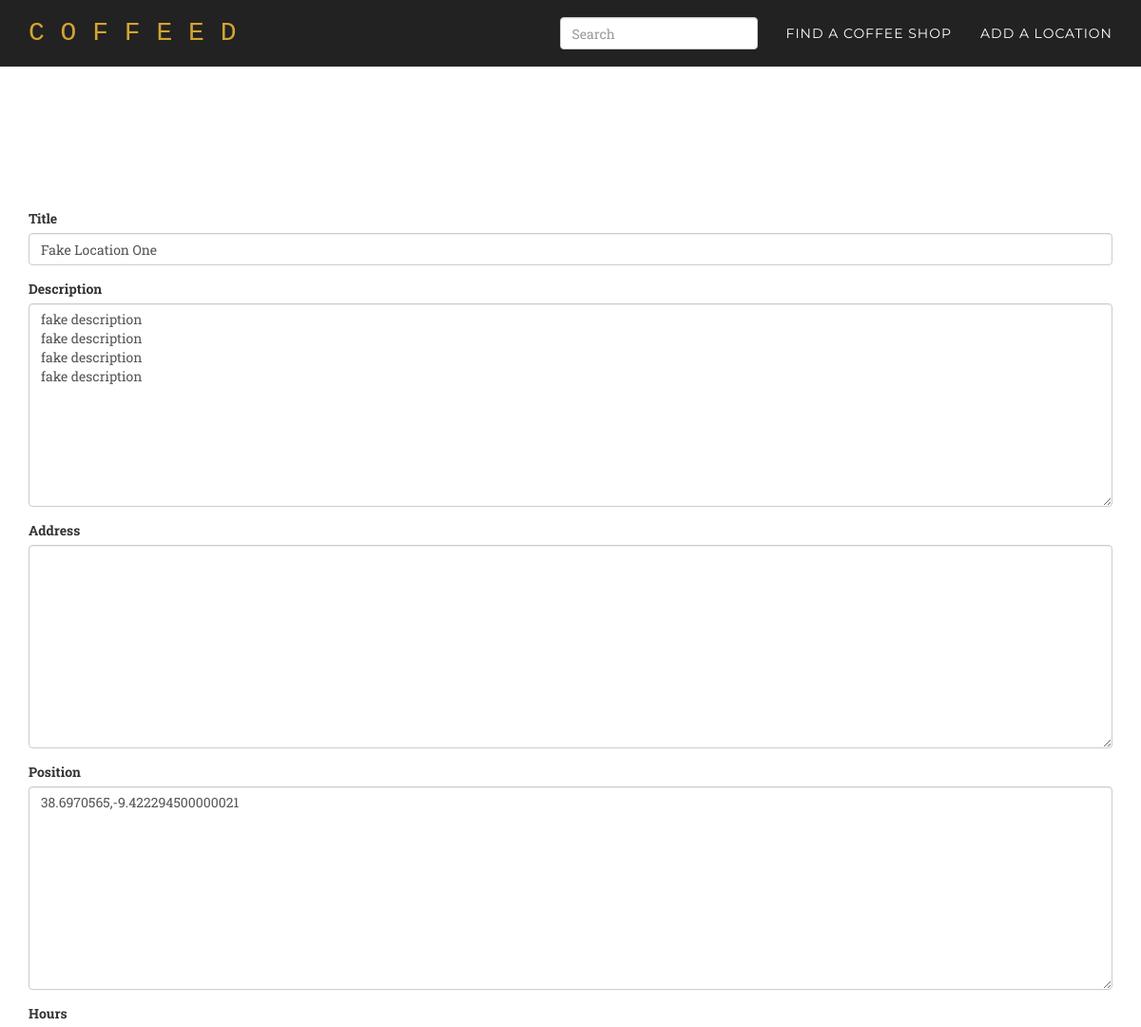
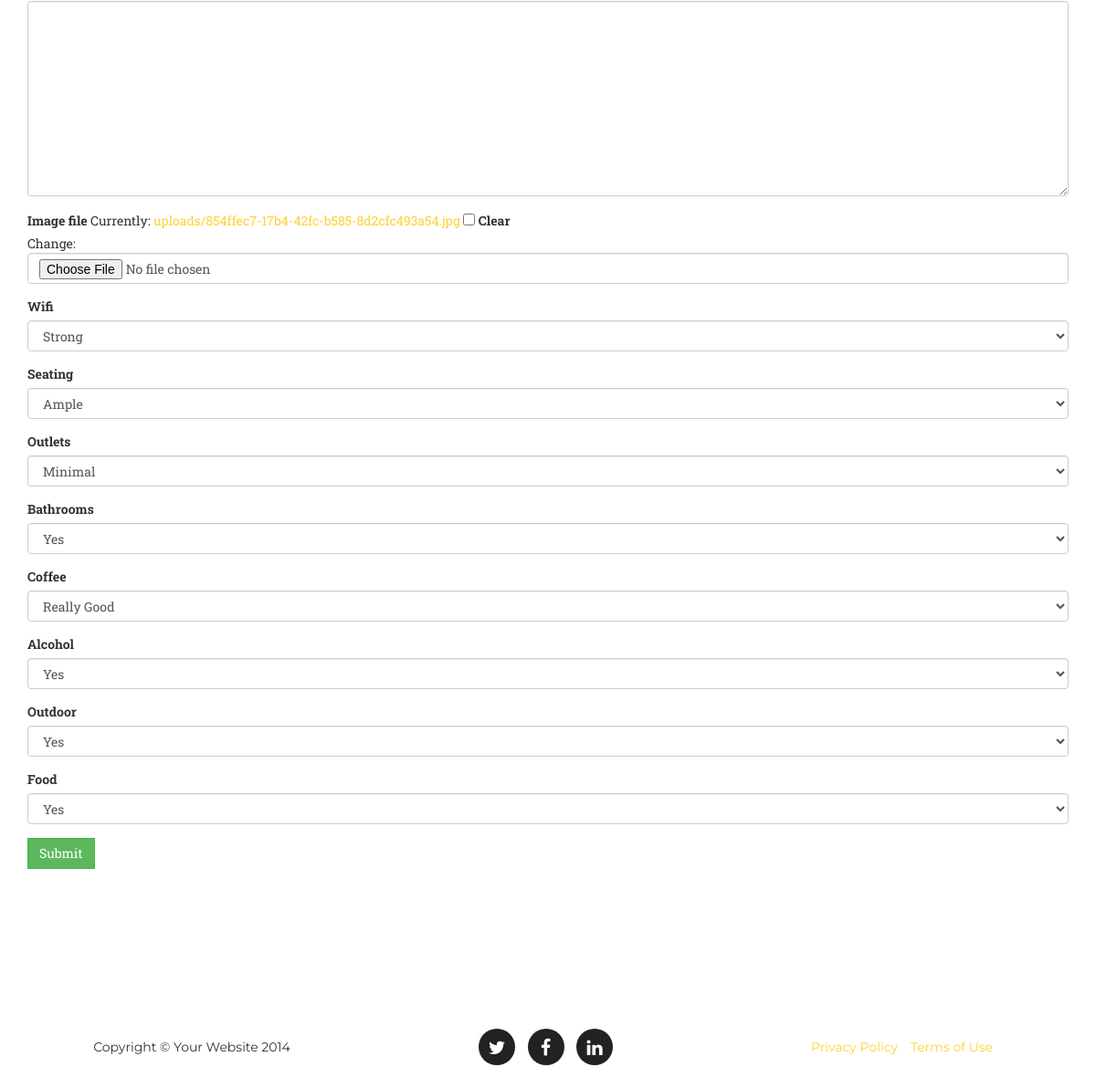
Page /location/1/update/ (signed in) on the committed database (2 pictures, top to bottom).
### core/models.py (models this page shows)
class Location(models.Model):
	title = models.CharField(max_length=300)
	description = models.TextField(null=True, blank=True)
	address = models.TextField(null=True, blank=True)
	position = GeopositionField(null=True, blank=True)
	hours = models.TextField(null=True, blank=True)
	image_file = models.ImageField(upload_to=upload_to_location, null=True, blank=True)
	wifi = models.IntegerField(choices=WIFI_CHOICES, null=True, blank=True)
   	seating = models.IntegerField(choices=PLURAL_CHOICES, null=True, blank=True)
   	outlets = models.IntegerField(choices=PLURAL_CHOICES, null=True, blank=True)
   	bathrooms = models.IntegerField(choices=YESNO_CHOICES, null=True, blank=True)
   	coffee = models.IntegerField(choices=COFFEE_CHOICES, null=True, blank=True)
   	alcohol = models.IntegerField(choices=YESNO_CHOICES, null=True, blank=True)
   	outdoor = models.IntegerField(choices=YESNO_CHOICES, null=True, blank=True)
   	food = models.IntegerField(choices=YESNO_CHOICES, null=True, blank=True)
	created_at = models.DateTimeField(auto_now_add=True)
	def __unicode__(self):
		return self.title
	def get_absolute_url(self):
		return reverse(viewname="location_list", args=[self.id])
	def get_average_rating(self):
		average = self.review_set.all().aggregate(Avg('rating'))['rating__avg']
		if average == None:
			return average
		else:
			return int(average)
	def get_reviews(self):
		return self.review_set.all()

### core/views.py (the view)
# urls.py: url(r'location/(?P<pk>\d+)/update/$', login_required(coreviews.LocationUpdateView.as_view()), name='location_update'),
class LocationUpdateView(UpdateView):
	model = coremodels.Location
	template_name = 'base/form.html'
	fields = "__all__"

### templates/base/form.html (shortened to what this page needs)
{% extends "base/theme.html" %}
{% load widget_tweaks %}
{% block main_content %}
 <div class="header-buffer">
 </div>
 <section id="services">
 <div class="container">
<div class="row">
 {% if form %}
 <div class="col-md-12">
 <form action="" method="post" enctype="multipart/form-data">{% csrf_token %}{{ form.media }}
 {% for field in form %}
 <div class="form-group warning">
 <label for="exampleInputFile">{{ field.label }}</label>
 {{ field|add_class:"form-control"}}
 </div>
 {% endfor %}
 <input type="submit" class="btn btn-success" role="button" value="{{ verb|default:"Submit" }}" />
 </form>
</div>
{% endif %}
</div>
</div>
</section>
{% endblock %}

### templates/base/theme.html (shortened to what this page needs)
{% extends "base/index.html" %}
{% block navigation %}
	<li>
		<a class="page-scroll" href="/location">Find a Coffee Shop</a>
    </li>
    {% if user.is_authenticated %}
    <li>
 		<a class="page-scroll" href="/location/create/">Add a Location</a>
 </li>
 	{% else %}
 	<li>
 		<a class="page-scroll" href="/entrance/">Log In</a>
 	</li>
 	{% endif %}
{% endblock %}
{% block search %}
<form action="/search/" class="navbar-form navbar-right" method="get">
 <div class="form-group">
 <input type="text" placeholder="Search" class="form-control" name="query"></input>
 </div>
</form>
{% endblock %}

### templates/base/index.html (shortened to what this page needs)
{% load staticfiles %}
<!DOCTYPE html>
<html lang="en">
<head>
    <link href="{% static "css/bootstrap.min.css" %}" rel="stylesheet">
    <link href="{% static "css/agency.css" %}" rel="stylesheet">
    <link href="{% static "font-awesome/css/font-awesome.min.css" %}" rel="stylesheet" type="text/css">
</head>
<body id="page-top" class="index">
    <nav class="navbar navbar-default navbar-fixed-top">
        <div class="container">
            <div class="navbar-header page-scroll">
                <a class="navbar-brand page-scroll" href="/">C O F F E E D</a>
            </div>
            <div class="collapse navbar-collapse" id="bs-example-navbar-collapse-1">
                <ul class="nav navbar-nav navbar-right">
                    {% block navigation %}{% endblock %}
                </ul>
                {% block search %}
                {% endblock %}
            </div>
        </div>
    </nav>
    {% block main_content %}{% endblock %}
    <footer>
        <div class="container">
            <div class="row">
                <div class="col-md-4">
                    <span class="copyright">Copyright &copy; Your Website 2014</span>
                </div>
                <div class="col-md-4">
                    <ul class="list-inline social-buttons">
                        <li><a href="#"><i class="fa fa-twitter"></i></a>
                        </li>
                        <li><a href="#"><i class="fa fa-facebook"></i></a>
                        </li>
                        <li><a href="#"><i class="fa fa-linkedin"></i></a>
                        </li>
                    </ul>
                </div>
                <div class="col-md-4">
                    <ul class="list-inline quicklinks">
                        <li><a href="#">Privacy Policy</a>
                        </li>
                        <li><a href="#">Terms of Use</a>
                        </li>
                    </ul>
                </div>
            </div>
        </div>
    </footer>
</body>
</html>

### static/css/agency.css (style rules this page uses)
body { overflow-x: hidden; font-family: "Roboto Slab","Helvetica Neue",Helvetica,Arial,sans-serif; }
a, a:hover, a:focus, a:active, a.active { outline: 0; }
a { color: #fed136; }
.navbar-default { border-color: transparent; background-color: #222; }
.navbar-default .navbar-brand { font-family: "Kaushan Script","Helvetica Neue",Helvetica,Arial,cursive; color: #fed136; }
.navbar-default .navbar-collapse { border-color: rgba(255,255,255,.02); }
.navbar-default .nav li a { text-transform: uppercase; font-family: Montserrat,"Helvetica Neue",Helvetica,Arial,sans-serif; font-weight: 400; letter-spacing: 1px; color: #fff; }
@media (min-width:768px) { .navbar-default { padding: 10px 0; border: 0; background-color: #222; -webkit-transition: padding .3s; -moz-transition: padding .3s; transition: padding .3s; } }
@media (min-width:768px) { .navbar-default .navbar-brand { font-size: 2em; -webkit-transition: all .3s; -moz-transition: all .3s; transition: all .3s; } }
section { padding: 100px 0; }
@media (min-width:768px) { section { padding: 150px 0; } }
footer { padding: 25px 0; text-align: center; }
footer span.copyright { text-transform: uppercase; text-transform: none; font-family: Montserrat,"Helvetica Neue",Helvetica,Arial,sans-serif; line-height: 40px; }
footer ul.quicklinks { margin-bottom: 0; text-transform: uppercase; text-transform: none; font-family: Montserrat,"Helvetica Neue",Helvetica,Arial,sans-serif; line-height: 40px; }
ul.social-buttons { margin-bottom: 0; }
ul.social-buttons li a { display: block; width: 40px; height: 40px; border-radius: 100%; font-size: 20px; line-height: 40px; outline: 0; color: #fff; background-color: #222; -webkit-transition: all .3s; -moz-transition: all .3s; transition: all .3s; }
body { webkit-tap-highlight-color: #fed136; }
.header-buffer { height:70px; }
.navbar-default .navbar-brand { font-family: "Lucida Console", Monaco, monospace; color: #d4a432; }
.btn { border-radius: 0px; }

### rows in the picture
Location: form "Fake Location One" "fake description fake description fake description fake description" "38.6970565,-9.422294500000021" "Strong" "Ample" "Minimal" "Yes" "Really Good" "Yes" "Yes" "Yes"

### other values in the picture
{{ field.label }} "Title" "Description" "Address" "Position" "Hours" "Image file" "Wifi" "Seating" "Outlets" "Bathrooms" "Coffee" "Alcohol" "Outdoor" "Food"
